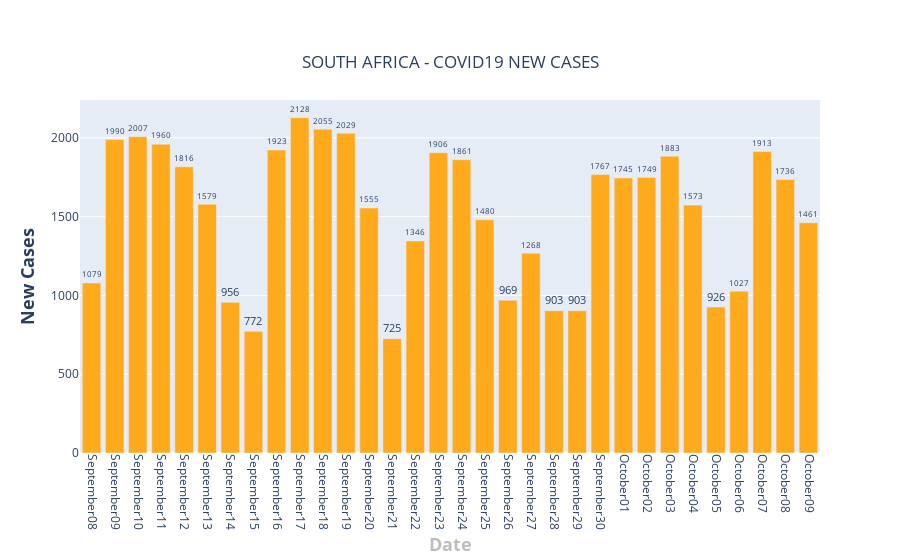

Notebook cell for this chart:
### Code cell
fig = go.Figure()

sa_total_per_day = []
for date in dates:    
    total = sa[date].str.replace('+','').fillna(0).str.replace(',','').fillna(0).astype(int)
    sa_total_per_day.append(int(total))
    
fig.add_trace(go.Bar(x=dates[-32:],  y = sa_total_per_day[-32:],text=sa_total_per_day[-32:],textposition='outside',name = "South Africa",marker_color='#FFAA1D'))
fig.update_layout(
    title={
        'text': "SOUTH AFRICA - COVID19 NEW CASES",
        'y':0.9,
        'x':0.5,
        'xanchor': 'center',
        'yanchor': 'top'},
    xaxis=dict(title='<b>Date</b>',titlefont_size=18, titlefont=dict(color='#BDBDBD')),
    yaxis=dict(title='<b>New Cases</b>',titlefont_size=18),
    xaxis_tickangle=90,
)

fig.show()

### Figure 1 — Plotly figure (JSON) as saved in the notebook; plotly's stock layout.template omitted (floating-point values rounded to 4 significant figures)
{"data": [{"marker": {"color": "#FFAA1D"}, "name": "South Africa", "text": ["1079", "1990", "2007", "1960", "1816", "1579", "956", "772", "1923", "2128", "2055", "2029", "1555", "725", "1346", "1906", "1861", "1480", "969", "1268", "903", "903", "1767", "1745", "1749", "1883", "1573", "926", "1027", "1913", "1736", "1461"], "textposition": "outside", "type": "bar", "x": ["September08", "September09", "September10", "September11", "September12", "September13", "September14", "September15", "September16", "September17", "September18", "September19", "September20", "September21", "September22", "September23", "September24", "September25", "September26", "September27", "September28", "September29", "September30", "October01", "October02", "October03", "October04", "October05", "October06", "October07", "October08", "October09"], "y": [1079, 1990, 2007, 1960, 1816, 1579, 956, 772, 1923, 2128, 2055, 2029, 1555, 725, 1346, 1906, 1861, 1480, 969, 1268, 903, 903, 1767, 1745, 1749, 1883, 1573, 926, 1027, 1913, 1736, 1461]}], "layout": {"title": {"text": "SOUTH AFRICA - COVID19 NEW CASES", "x": 0.5, "xanchor": "center", "y": 0.9, "yanchor": "top"}, "xaxis": {"tickangle": 90, "title": {"font": {"color": "#BDBDBD", "size": 18}, "text": "<b>Date</b>"}}, "yaxis": {"title": {"font": {"size": 18}, "text": "<b>New Cases</b>"}}}}
